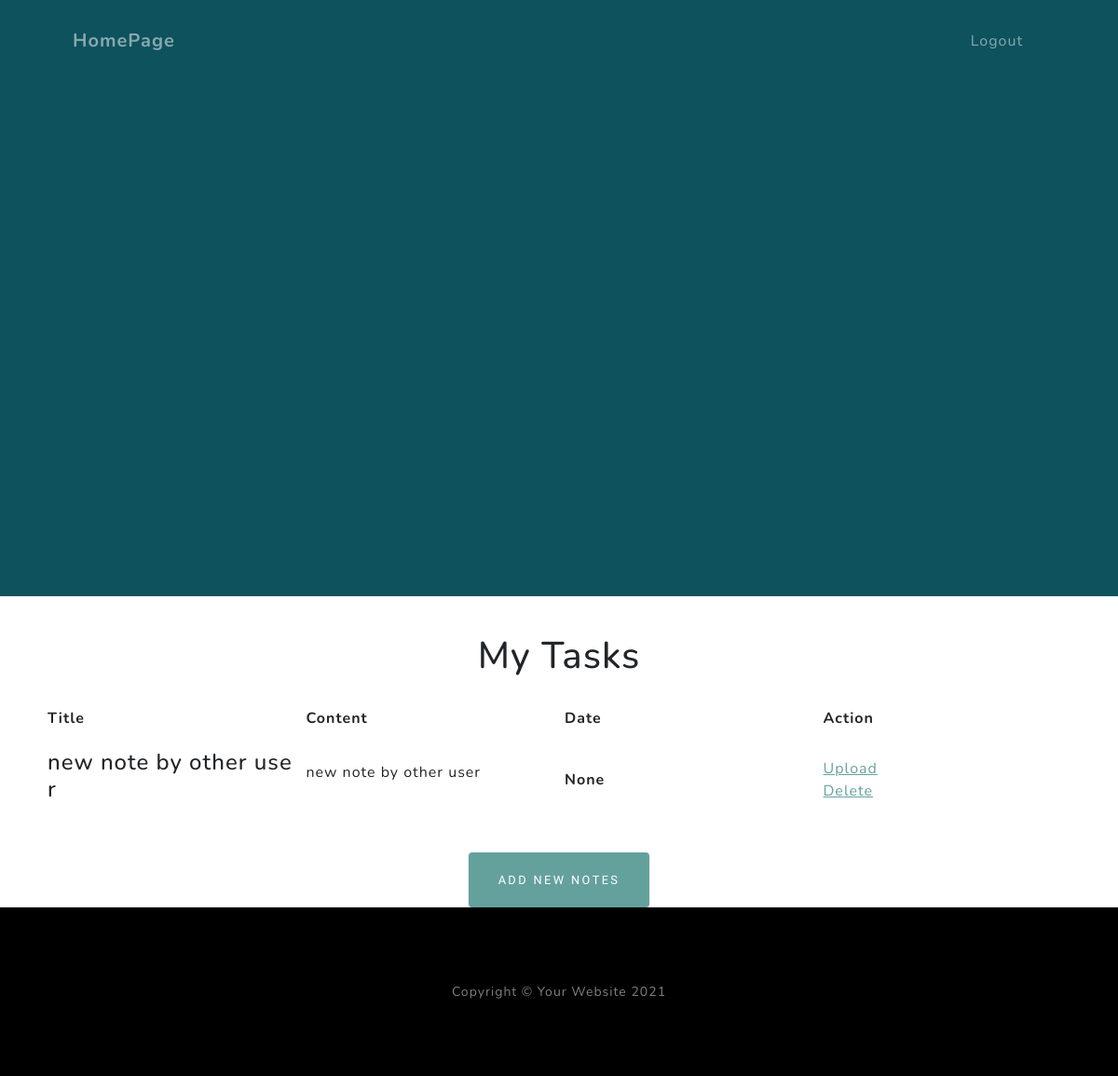
Page /my-notes (signed in) on the committed database.
### app.py (models this page shows)
class Note(db.Model):#笔记类
    id = db.Column(db.Integer, primary_key=True)
    title = db.Column(db.String(25))
    note_body = db.Column(db.Text)
    note_writer = db.Column(db.Integer, db.ForeignKey('user.id'), nullable=False)
    exp_date = db.Column(db.String)

### app.py (the view)
@app.route('/my-notes', methods=['GET','POST'])
@login_required
def view_notes():
    user = User.query.filter_by(id = current_user.get_id()).first()
    if user.admin:#判断用户是否为admin
        notes = Note.query.all()
        return render_template('my_notes.html', notes=notes, title='All Tasks',admin = user.admin)
    else:
        notes = Note.query.filter_by(writer=current_user).all()#这里的writer是flaskform的属性
        return render_template('my_notes.html', notes=notes, title='My Tasks')

### app.py (called while the page is built)
@login_manager.user_loader#加载用户时需要做的事情
def load_user(user_id):
    return User.query.get(int(user_id))#从数据库中得到用户数据返回一个用户实例

### templates/my_notes.html (shortened to what this page needs)
{% extends "base.html" %}
{% block nav %}
  <nav class="navbar navbar-expand-lg navbar-light fixed-top" id="mainNav">
    <div class="container px-4 px-lg-5">
        <a class="navbar-brand" href="{{url_for('index')}}">HomePage</a>
        <div class="collapse navbar-collapse" id="navbarResponsive">
            <ul class="navbar-nav ms-auto">
                <li class="nav-item"><a class="nav-link" href="{{url_for('logout')}}">Logout</a></li>
            </ul>
        </div>
    </div>
  </nav>
{% endblock %}
{% block content %}
    <h1>{{title}}</h1>
    <center>
        {% if notes|length < 1 %}
            <h4 id="reminder">尚未创建表格，请点击下方按钮创建</h4>
        {% else %}
            <table>
                <tr>
                    <th>Title</th>
                    <th>Content</th>
                    <th>Date</th>
                    <th>Action</th>
                </tr>
                {% for note in notes %}
                    <tr>
                        <td><h4>{{note.title}}</h4></td>
                        <td><p>{{note.note_body}}</p></td>
                        <td><b>{{note.exp_date}}</b></td>
                        <td id="last_td">
                            <a href="{{url_for('upload_note', note_id=note.id)}}">Upload</a>
                            <br>
                            <a href="{{url_for('delete_note', note_id=note.id)}}">Delete</a>
                        </td>
                    </tr>
                {% endfor %}
            </table>
        {% endif %}
        <div class="text-center">
            <a class="btn btn-primary" id="add_note" href="{{url_for('new_note')}}">Add New Notes</a>
        </div>
    </center>
{% endblock %}

### templates/my_notes.html (style rules this page uses)
h1 { margin-top: 40px; text-align: center; }
table { width:70rem; table-layout:fixed; word-break:break-all; word-wrap:break-word; border-collapse:collapse; margin:20px; border-collapse: separate; border-spacing: 10px; }
td { padding-top: 10px; padding-bottom: 15px; }

### rows in the picture
Note: title "new note by other user", note_body "new note by other user", exp_date "None"

### other values in the picture
{{ title }} "My Tasks"
